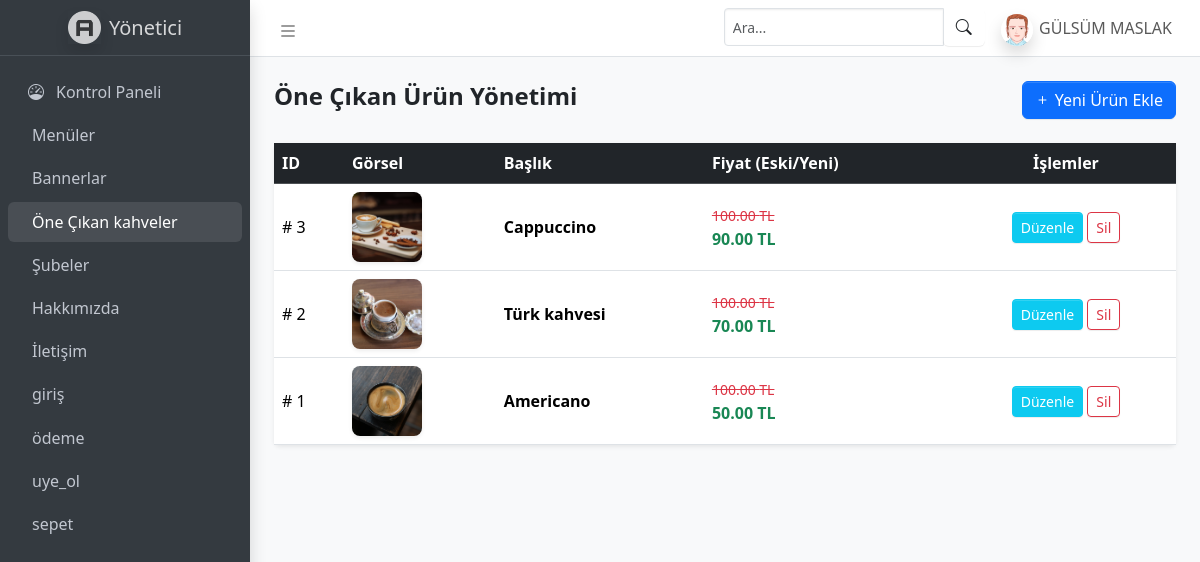
The app's page /admin/öneçıkankahve.php (signed in) with its own data.
### admin/öneçıkankahve.php (the view, shortened to what this page needs)
<?php
include_once __DIR__ . '/../bağlantı.php';
$activePage = basename($_SERVER['PHP_SELF']);
?>
<!doctype html>
<html lang="tr">
<head>
  <link rel="stylesheet" href="https://cdn.jsdelivr.net/npm/@fontsource/source-sans-3@5.0.12/index.css" />
  <link rel="stylesheet" href="https://cdn.jsdelivr.net/npm/overlayscrollbars@2.11.0/styles/overlayscrollbars.min.css" />
  <link rel="stylesheet" href="https://cdn.jsdelivr.net/npm/bootstrap-icons@1.13.1/font/bootstrap-icons.min.css" />
  <link rel="stylesheet" href="https://cdn.jsdelivr.net/npm/apexcharts@3.37.1/dist/apexcharts.css" />
  <link rel="stylesheet" href="https://cdn.jsdelivr.net/npm/jsvectormap@1.5.3/dist/css/jsvectormap.min.css" />
  <link rel="stylesheet" href="https://cdn.jsdelivr.net/npm/bootstrap@5.3.3/dist/css/bootstrap.min.css">
  <link rel="stylesheet" href="css/adminlte.min.css" />
</head>
<body class="layout-fixed sidebar-expand-lg bg-body-tertiary">
  <div class="app-wrapper">
    <nav class="app-header navbar navbar-expand bg-body">
        <div class="container-fluid">
            <ul class="navbar-nav">
            <li class="nav-item">
                <a class="nav-link" data-lte-toggle="sidebar" href="#" role="button">
                <i class="bi bi-list fs-5"></i>
                </a>
            </li>
            </ul>
            <ul class="navbar-nav ms-auto">
            <li class="nav-item">
                <div class="navbar-search-block">
                <form class="form-inline">
                    <div class="input-group input-group-sm">
                    <input class="form-control form-control-navbar" type="search" placeholder="Ara..." aria-label="Search" />
                    <div class="input-group-append">
                        <button class="btn btn-navbar" type="button" data-widget="navbar-search">
                        <i class="bi bi-search"></i>
                        </button>
                    </div>
                    </div>
                </form>
                </div>
            </li>
            <li class="nav-item dropdown user-menu">
                <a href="#" class="nav-link dropdown-toggle" data-bs-toggle="dropdown">
                <img src="img/avatar2.png" class="user-image rounded-circle shadow" alt="User Image" />
                <span class="d-none d-md-inline">GÜLSÜM MASLAK</span>
                </a>
            </li>
            </ul>
        </div>
      </nav>
      <aside class="app-sidebar bg-body-secondary shadow" data-bs-theme="dark">
        <div class="sidebar-brand">
          <a href="./index.php" class="brand-link">
            <img src="img/AdminLTELogo.png" alt="AdminLTE Logo" class="brand-image opacity-75 shadow" />
            <span class="brand-text fw-light">Yönetici</span>
          </a>
        </div>
        <div class="sidebar-wrapper">
          <nav class="mt-2">
          <ul class="nav sidebar-menu flex-column" data-lte-toggle="treeview" role="navigation">
            <li class="nav-item">
              <a href="index.php" class="nav-link <?php echo ($activePage == 'index.php') ? 'active' : ''; ?>">
                <i class="nav-icon bi bi-speedometer"></i>
                <p>Kontrol Paneli</p>
              </a>
            </li>
            <li class="nav-item">
              <a href="menuler.php" class="nav-link <?php echo ($activePage == 'menuler.php') ? 'active' : ''; ?>">
                <p>Menüler</p>
              </a>
            </li>
            <li class="nav-item">
              <a href="bannerlar.php" class="nav-link <?php echo ($activePage == 'bannerlar.php') ? 'active' : ''; ?>">
                <p>Bannerlar</p>
              </a>
            </li>
            <li class="nav-item">
              <a href="öneçıkankahve.php" class="nav-link <?php echo ($activePage == 'öneçıkankahve.php') ? 'active' : ''; ?>">
                <p>Öne Çıkan kahveler</p>
              </a>
            </li>
            <li class="nav-item">
              <a href="subeler.php" class="nav-link <?php echo ($activePage == 'subeler.php') ? 'active' : ''; ?>">
                <p>Şubeler</p>
              </a>
            </li>
                <li class="nav-item">
              <a href="hakkımızda.php" class="nav-link <?php echo ($activePage == 'hakkımızda.php') ? 'active' : ''; ?>">
                <p>Hakkımızda</p>
              </a>
            </li>
            <li class="nav-item">
              <a href="iletişim.php" class="nav-link <?php echo ($activePage == 'iletişim.php') ? 'active' : ''; ?>">
                <p>İletişim</p>
              </a>
            </li>
            <li class="nav-item">
              <a href="giriş.php" class="nav-link <?php echo ($activePage == 'giriş.php') ? 'active' : ''; ?>">
                <p>giriş</p>
              </a>
            </li>
            <li class="nav-item">
              <a href="ödeme.php" class="nav-link <?php echo ($activePage == 'ödeme.php') ? 'active' : ''; ?>">
                <p>ödeme</p>
              </a>
            </li>
            <li class="nav-item">
              <a href="uye_ol.php" class="nav-link <?php echo ($activePage == 'uye_ol.php') ? 'active' : ''; ?>">
                <p>uye_ol</p>
              </a>
            </li>
            <li class="nav-item">
              <a href="sepet.php" class="nav-link <?php echo ($activePage == 'sepet.php') ? 'active' : ''; ?>">
                <p>sepet</p>
              </a>
            </li>
          </ul>
        </nav>
        </div>
      </aside>
    <main class="app-main">
      <div class="container-fluid p-4">
        <div class="d-flex justify-content-between align-items-center mb-4">
          <h4 class="fw-bold">Öne Çıkan Ürün Yönetimi</h4>
          <button class="btn btn-primary" data-bs-toggle="modal" data-bs-target="#kahveEkleModal">
            <i class="bi bi-plus"></i> Yeni Ürün Ekle
          </button>
        </div>
        <div class="card border-0 shadow-sm">
          <div class="table-responsive">
            <table class="table table-hover align-middle mb-0">
              <thead class="table-dark">
                <tr>
                  <th>ID</th>
                  <th>Görsel</th>
                  <th>Başlık</th>
                  <th>Fiyat (Eski/Yeni)</th>
                  <th class="text-center">İşlemler</th>
                </tr>
              </thead>
              <tbody>
                <?php
                $sorgu = $db->query("SELECT * FROM öne_çıkan ORDER BY id DESC");
                while ($row = $sorgu->fetch(PDO::FETCH_ASSOC)) {
                  $img_src = (strpos($row['resim'], 'img/') === false) ? "../img/" . $row['resim'] : "../" . $row['resim'];
                ?>
                  <tr>
                    <td>#
                      <?= $row['id'] ?>
                    </td>
                    <td><img src="<?= $img_src ?>" class="resim-onizleme shadow-sm"
                        onerror="this.src='../img/kahve-default.jpg'"></td>
                    <td><strong>
                        <?= htmlspecialchars($row['baslik']) ?>
                      </strong></td>
                    <td>
                      <span class="text-decoration-line-through text-danger small">
                        <?= $row['fiyat_eski'] ?> TL
                      </span><br>
                      <span class="text-success fw-bold">
                        <?= $row['fiyat_yeni'] ?> TL
                      </span>
                    </td>
                    <td class="text-center">
                      <button class="btn btn-sm btn-info text-white" data-bs-toggle="modal"
                        data-bs-target="#editModal<?= $row['id'] ?>">Düzenle</button>
                      <form method="POST" class="d-inline"
                        onsubmit="return confirm('Bu ürünü silmek istediğinize emin misiniz?')">
                        <button type="submit" class="btn btn-sm btn-outline-danger">Sil</button>
                      </form>
                    </td>
                  </tr>
                <?php } ?>
              </tbody>
            </table>
          </div>
        </div>
      </div>
    </main>
  </div>
</body>
</html>

### admin/öneçıkankahve.php (style rules this page uses)
.resim-onizleme { width: 70px; height: 70px; object-fit: cover; border-radius: 8px; }
.app-wrapper { transition: none !important; }

### records on screen
öne_çıkan: id "3", resim (picture), baslik "Cappuccino", fiyat_eski "100.00", fiyat_yeni "90.00"
öne_çıkan: id "2", resim (picture), baslik "Türk kahvesi", fiyat_eski "100.00", fiyat_yeni "70.00"
öne_çıkan: id "1", resim (picture), baslik "Americano", fiyat_eski "100.00", fiyat_yeni "50.00"
